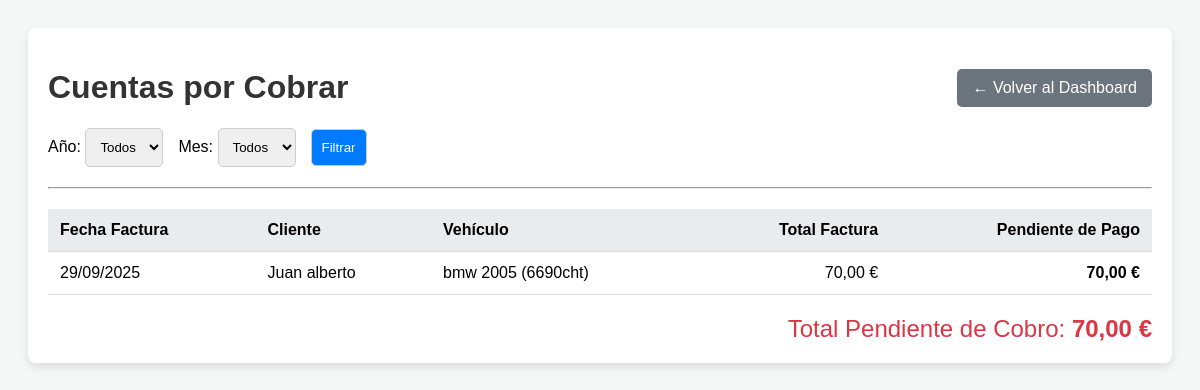
Page /cuentas-por-cobrar/ on the earlier database version.
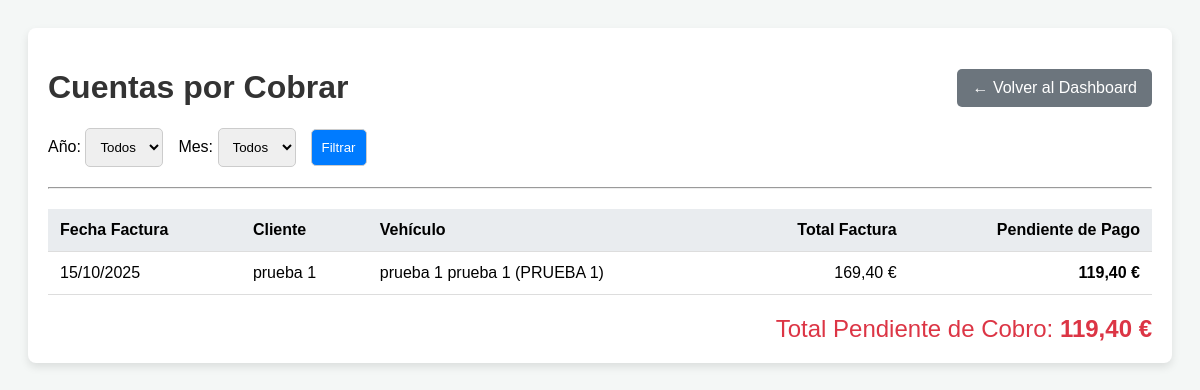
Same page on the later database version.
### taller/models.py (models this page shows, shortened)
class Factura(models.Model):
    orden = models.OneToOneField(OrdenDeReparacion, on_delete=models.CASCADE)
    fecha_emision = models.DateField(auto_now_add=True)
    es_factura = models.BooleanField(default=True)
    subtotal = models.DecimalField(max_digits=10, decimal_places=2, default=0.00)
    iva = models.DecimalField(max_digits=10, decimal_places=2, default=0.00)
    total_final = models.DecimalField(max_digits=10, decimal_places=2, default=0.00)

class Cliente(models.Model):
    nombre = models.CharField(max_length=100)
    telefono = models.CharField(max_length=20, unique=True)

class Vehiculo(models.Model):
    matricula = models.CharField(max_length=20, unique=True)
    marca = models.CharField(max_length=50)
    modelo = models.CharField(max_length=50)
    kilometraje = models.IntegerField(default=0)
    cliente = models.ForeignKey(Cliente, on_delete=models.CASCADE)
    def __str__(self):
        return f"{self.marca} {self.modelo} ({self.matricula})"

### taller/views.py (the view)
# urls.py: path('cuentas-por-cobrar/', views.cuentas_por_cobrar, name='cuentas_por_cobrar'),
def cuentas_por_cobrar(request):
    facturas = Factura.objects.all().order_by('fecha_emision')
    anos_y_meses = get_anos_y_meses_con_datos()
    ano_seleccionado = request.GET.get('ano')
    mes_seleccionado = request.GET.get('mes')
    if ano_seleccionado and mes_seleccionado:
        facturas = facturas.filter(fecha_emision__year=ano_seleccionado, fecha_emision__month=mes_seleccionado)
    facturas_pendientes = []
    total_pendiente = Decimal('0.00')
    for factura in facturas:
        abonos = Ingreso.objects.filter(orden=factura.orden).aggregate(total=Sum('importe'))['total'] or Decimal('0.00')
        pendiente = factura.total_final - abonos
        if pendiente > 0:
            facturas_pendientes.append({
                'factura': factura,
                'orden': factura.orden,
                'cliente': factura.orden.cliente,
                'vehiculo': factura.orden.vehiculo,
                'pendiente': pendiente,
            })
            total_pendiente += pendiente
    context = {
        'facturas_pendientes': facturas_pendientes,
        'total_pendiente': total_pendiente,
        'anos_y_meses': anos_y_meses,
        'ano_seleccionado': int(ano_seleccionado) if ano_seleccionado else None,
        'mes_seleccionado': int(mes_seleccionado) if mes_seleccionado else None,
    }
    return render(request, 'taller/cuentas_por_cobrar.html', context)

### taller/views.py (called while the page is built)
def get_anos_y_meses_con_datos():
    fechas_gastos = Gasto.objects.values_list('fecha', flat=True)
    fechas_ingresos = Ingreso.objects.values_list('fecha', flat=True)
    fechas_facturas = Factura.objects.values_list('fecha_emision', flat=True)
    fechas = sorted(list(set(fechas_gastos) | set(fechas_ingresos) | set(fechas_facturas)), reverse=True)
    anos_y_meses = {}
    for fecha in fechas:
        ano = fecha.year
        mes = fecha.month
        if ano not in anos_y_meses:
            anos_y_meses[ano] = []
        if mes not in anos_y_meses[ano]:
            anos_y_meses[ano].append(mes)
    return anos_y_meses

### taller/templates/taller/cuentas_por_cobrar.html (shortened to what this page needs)
<!DOCTYPE html>
<html lang="es">
<head>
</head>
<body>
    <div class="container">
        <div class="header">
            <h1>Cuentas por Cobrar</h1>
            <a href="{% url 'home' %}" class="back-btn">← Volver al Dashboard</a>
        </div>
        <form method="get" action="">
            <div class="filters">
                <div>
                    <label for="ano">Año:</label>
                    <select name="ano" id="ano">
                        <option value="">Todos</option>
                    </select>
                </div>
                <div>
                    <label for="mes">Mes:</label>
                    <select name="mes" id="mes">
                        <option value="">Todos</option>
                    </select>
                </div>
                <button type="submit">Filtrar</button>
            </div>
        </form>
        <hr>
        <table class="report-table">
            <thead>
                <tr>
                    <th>Fecha Factura</th>
                    <th>Cliente</th>
                    <th>Vehículo</th>
                    <th style="text-align: right;">Total Factura</th>
                    <th style="text-align: right;">Pendiente de Pago</th>
                </tr>
            </thead>
            <tbody>
                {% for item in facturas_pendientes %}
                    <tr onclick="window.location='{% url 'detalle_orden' item.orden.id %}';">
                        <td>{{ item.factura.fecha_emision|date:"d/m/Y" }}</td>
                        <td>{{ item.cliente.nombre }}</td>
                        <td>{{ item.vehiculo }}</td>
                        <td style="text-align: right;">{{ item.factura.total_final|floatformat:2 }} €</td>
                        <td style="text-align: right; font-weight: bold;">{{ item.pendiente|floatformat:2 }} €</td>
                    </tr>
                {% empty %}
                    <tr>
                        <td colspan="5" style="text-align: center; padding: 20px;">¡Felicidades! No hay facturas pendientes de cobro.</td>
                    </tr>
                {% endfor %}
            </tbody>
        </table>
        <div class="total-summary">
            Total Pendiente de Cobro: <strong>{{ total_pendiente|floatformat:2 }} €</strong>
        </div>
    </div>
</body>
</html>

Differences in the rows shown:
removed Factura: factura.fecha_emision "29/09/2025", cliente.nombre "Juan alberto", vehiculo "bmw 2005 (6690cht)", factura.total_final "70,00", pendiente "70,00"
added Factura: factura.fecha_emision "15/10/2025", cliente.nombre "prueba 1", vehiculo "prueba 1 prueba 1 (PRUEBA 1)", factura.total_final "169,40", pendiente "119,40"
Other differences:
{{ total_pendiente|floatformat:2 }}: "70,00" → "119,40"
